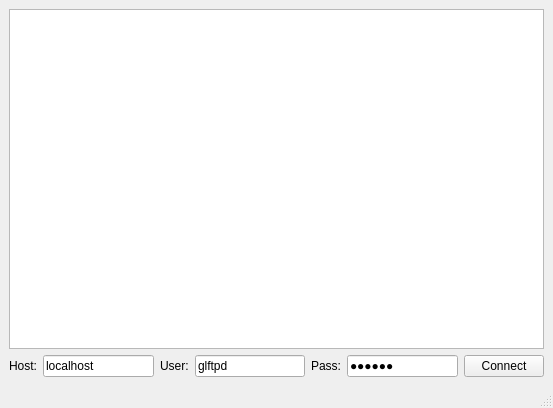
<ui version="4.0" >
 <class>KasablancaMainWindow</class>
 <widget class="QMainWindow" name="KasablancaMainWindow" >
  <property name="geometry" >
   <rect>
    <x>0</x>
    <y>0</y>
    <width>553</width>
    <height>408</height>
   </rect>
  </property>
  <property name="windowTitle" >
   <string>MainWindow</string>
  </property>
  <widget class="QWidget" name="centralwidget" >
   <layout class="QGridLayout" name="gridLayout" >
    <item row="0" column="0" colspan="7" >
     <widget class="QTreeView" name="fileView" >
      <property name="rootIsDecorated" >
       <bool>false</bool>
      </property>
      <property name="itemsExpandable" >
       <bool>false</bool>
      </property>
      <property name="expandsOnDoubleClick" >
       <bool>false</bool>
      </property>
     </widget>
    </item>
    <item row="1" column="0" >
     <widget class="QLabel" name="label" >
      <property name="text" >
       <string>Host:</string>
      </property>
     </widget>
    </item>
    <item row="1" column="1" >
     <widget class="QLineEdit" name="hostEdit" >
      <property name="text" >
       <string>localhost</string>
      </property>
     </widget>
    </item>
    <item row="1" column="2" >
     <widget class="QLabel" name="label_2" >
      <property name="text" >
       <string>User:</string>
      </property>
     </widget>
    </item>
    <item row="1" column="3" >
     <widget class="QLineEdit" name="userEdit" >
      <property name="text" >
       <string>glftpd</string>
      </property>
     </widget>
    </item>
    <item row="1" column="4" >
     <widget class="QLabel" name="label_3" >
      <property name="text" >
       <string>Pass:</string>
      </property>
     </widget>
    </item>
    <item row="1" column="5" >
     <widget class="QLineEdit" name="passEdit" >
      <property name="text" >
       <string>glftpd</string>
      </property>
      <property name="echoMode" >
       <enum>QLineEdit::Password</enum>
      </property>
     </widget>
    </item>
    <item row="1" column="6" >
     <widget class="QPushButton" name="connectButton" >
      <property name="text" >
       <string>Connect</string>
      </property>
     </widget>
    </item>
   </layout>
  </widget>
  <widget class="QStatusBar" name="statusbar" />
 </widget>
 <resources/>
 <connections/>
</ui>
